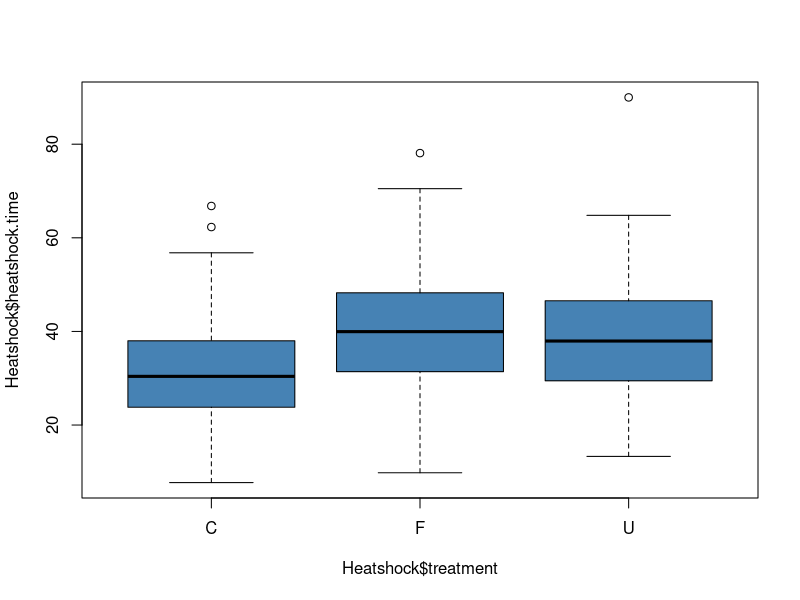
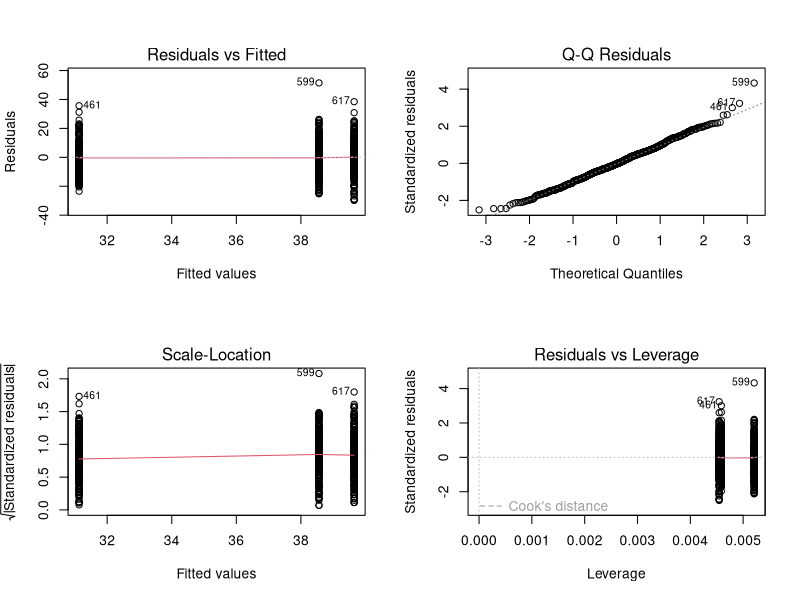
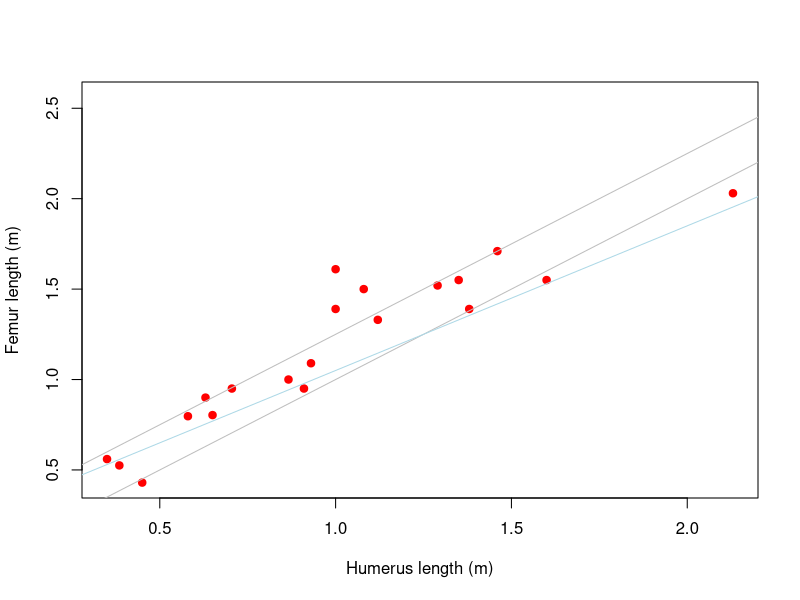
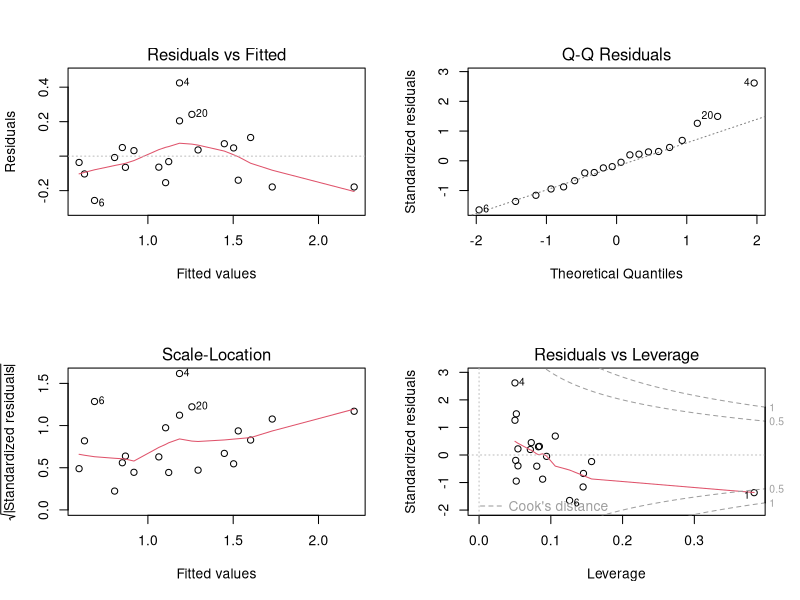
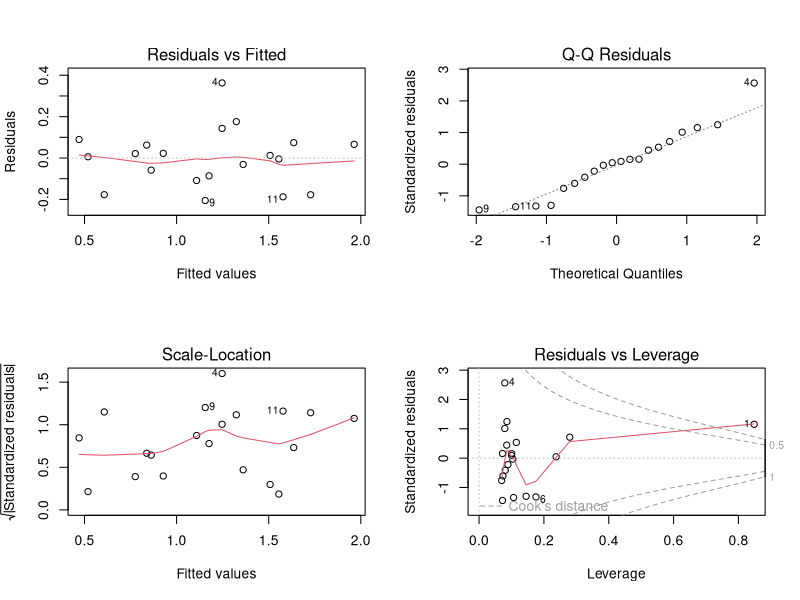
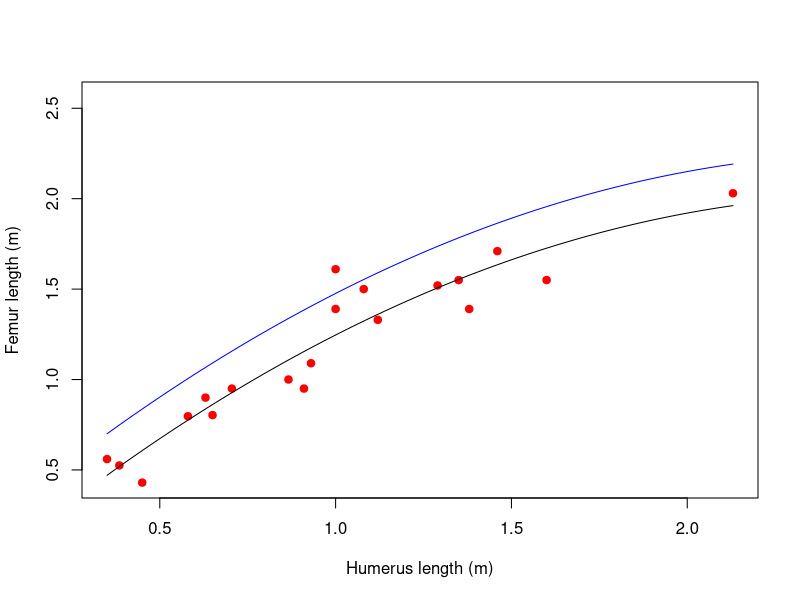

These figures' R source, in order:
## ---- chunk 1

### Import data and save to object called "Heatshock"

Heatshock <- read.table("Manenti_heat_shock.txt", header=TRUE)

### Check data

str(Heatshock)


### Draw boxplot

boxplot(Heatshock$heatshock.time~Heatshock$treatment, col="steelblue")

## ---- chunk 2
### Calculate SSTotal

attach(Heatshock)

SStotal<-sum((heatshock.time-mean(heatshock.time))^2)

SStotal2<-var(heatshock.time)*(length(heatshock.time)-1)

SStotal

SStotal2
## ---- chunk 3
heatshock.means <- tapply(heatshock.time, treatment, mean)

heatshock.means
## ---- chunk 4
### Calculate SSerror
SSerrorC <- sum((heatshock.time[treatment =="C"] - heatshock.means[1])^2)
SSerrorF <- sum((heatshock.time[treatment =="F"] - heatshock.means[2])^2)
SSerrorU <- sum((heatshock.time[treatment =="U"] - heatshock.means[3])^2)

SSerror <- SSerrorC + SSerrorF + SSerrorU

SSerror
## ---- chunk 5
### Calculate SStreatment

SStreatment <- SStotal - SSerror

SStreatment
## ---- chunk 6
options(scipen=9)   ### Increase the number of digits required before exponential notation required
## ---- chunk 7
1-pf(32.663, 2, 627)
## ---- chunk 8
model1<-lm(heatshock.time ~ treatment)

anova(model1)

## ---- chunk 9
summary(model1)
## ---- chunk 10
par(mfrow = c(2,2))  ### Write plots into a 2x2 matrix

plot(model1) ### Diagnostic plots for model 1

par(mfrow=c(1,1))  ### Revert back to normal plotting
## ---- chunk 11
Heatshock <- read.table("Manenti_heat_shock.txt", header=TRUE)
head(Heatshock)
## ---- chunk 12
# set up a column with the mean for all the data. It will be the same in each row
Heatshock$grand_mean=mean(Heatshock$heatshock.time)

# calculate the total variance as observed - expected (where 'expected' is the grand mean)
Heatshock$deviations=Heatshock$heatshock.time-Heatshock$grand_mean

# fit separate means for each treatment; for rows within each treatment this will be the same.
heatshock.means <- tapply(heatshock.time, treatment, mean)

# set up another column holding the expected value by treatment and fill it (depending on which treatment an observation (row) has been under)
Heatshock$treatment_means=heatshock.means[1]
Heatshock$treatment_means[Heatshock$treatment=="F"]=heatshock.means[2]
Heatshock$treatment_means[Heatshock$treatment=="U"]=heatshock.means[3]

# calculate the proportion of variation explained by the 'treatment' prediction in each observation. This is the good stuff - the useful bit of the model. This is because if we repeated the experiment these are the values we'd expect to see, e.g. if we hatched a new brood of flies and tested them with treatment 'F' etc.
Heatshock$treatment = Heatshock$treatment_means - Heatshock$grand_mean

# calculte the proportion of variance remaining in each point, *after* treatment means have been fitted. We might call these noise, or residuals. The bigger this term is, the worse, since these are *not* predictive - they are randomly distributed, so could take completely different values if we repeated the experiment.
Heatshock$error = Heatshock$heatshock.time-Heatshock$treatment_means

# calculate SS for each of the quantities above by squaring each row's value and them summing down the column.
totalSS = sum(Heatshock$deviates^2)
treatmentSS = sum(Heatshock$treatment^2)
totalSS = sum(Heatshock$deviations^2)
errorSS = sum(Heatshock$error^2)

#see what we've got
totalSS
treatmentSS
errorSS
head(Heatshock)
## ---- chunk 13
detach(Heatshock)
#rm(list=ls())
## ---- chunk 14
Titanosaurs <- read.table("Titanosaurs.txt", header=TRUE)

str(Titanosaurs)
## ---- chunk 15
plot(Titanosaurs$Humerus,Titanosaurs$Femur, xlab = "Humerus length (m)", ylab = "Femur length (m)",col="red",pch=19)

# We can try a few lines out. The R fuction for this is abline() - e.g lines of the form y = a + bx
abline(0,1,col="grey")
# Not quite - try translating it up a bit
abline(0.25,1,col="grey")
# Maybe a bit shallower?
abline(0.25,0.8,col="light blue")
# Hmm..
## ---- chunk 16
attach(Titanosaurs)
model2<-lm(Femur~Humerus)
## ---- chunk 17
summary(model2)
## ---- chunk 18
anova(model2)
## ---- chunk 19
par(mfrow=c(2,2))

plot(model2)

par(mfrow = c(1,1))
## ---- chunk 20
model3 <- lm(Femur~Humerus + I(Humerus^2))
## ---- chunk 21
par(mfrow = c(2,2))
plot(model3)
par(mfrow = c(1,1))

summary(model3)
## ---- chunk 22
plot(Titanosaurs$Humerus,Titanosaurs$Femur, xlab = "Humerus length (m)", ylab = "Femur length (m)",col="red",pch=19)

curve(-0.05772 + 1.619*x - 0.315*x^2, add=TRUE) # code the function for the line eqn' as we go

# code the line equation more explicitly
line_func=function(x){
  0.172 + 1.619*x - 0.315*x^2 #not quite the fitted values; I've translated it up a bit for clarity
}

curve(line_func,add=T,col="blue") # plot curve with function explicitly defined.

## ---- chunk 23
anova(model2,model3,test="LRT")
## ---- chunk 24
detach(Titanosaurs)
#rm(list=ls())
